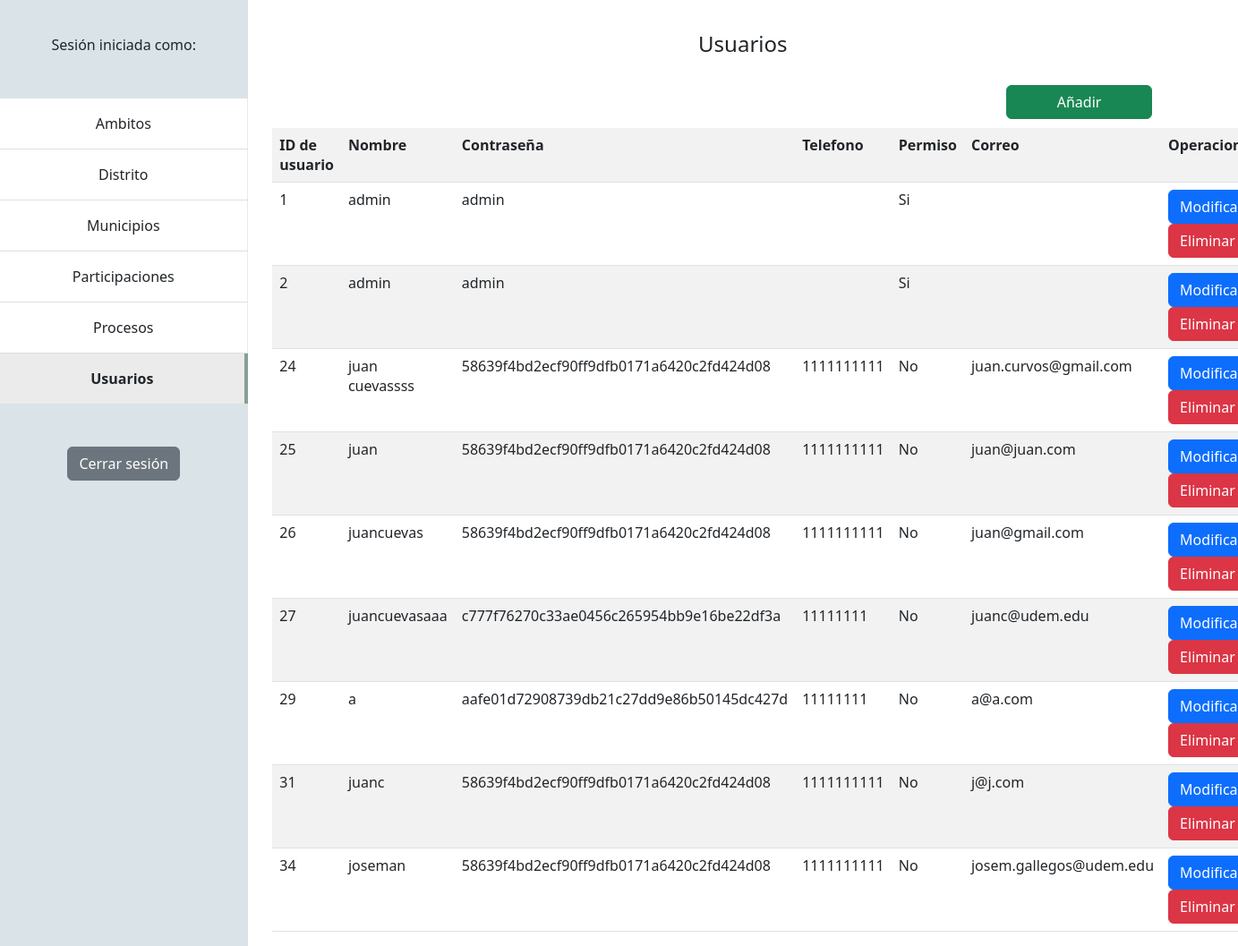
/admin/usuarios.php, run on the app's committed database.
### tables this page shows
CREATE TABLE `usuarios` (
  `uid` int(11) NOT NULL,
  `nombre` varchar(50) NOT NULL,
  `contraseña` varchar(45) NOT NULL,
  `telefono` int(11) DEFAULT NULL,
  `permiso` tinyint(1) NOT NULL,
  `correo` varchar(256) DEFAULT NULL,
  `fecha_creacion` date DEFAULT NULL,
  `img` varchar(256) DEFAULT NULL
);

### admin/usuarios.php (the view, shortened to what this page needs)
<?php
    $usuario = $_SESSION['usr'];
    $db = new Database();
    $pdo = $db -> connect();
    $sql = $pdo->prepare("SELECT * FROM usuarios;");
    $sql->execute();
    $rows = $sql->fetchAll();
?>
<html lang="en">
    <head>
        <link rel="stylesheet" href="admin.css">
        <link href="https://cdn.jsdelivr.net/npm/bootstrap@5.2.3/dist/css/bootstrap.min.css" rel="stylesheet">
    </head>
    <body>
        <div class="nav-bar">
            <center><h6>Sesión iniciada como:<br><?php echo $usuario ?></h6></center>
            <center>
                <ul class="list-group list-group-flush mb-5">
                    <li class="list-group-item p-0"><a class="nav-link p-3" href="ambitos.php">Ambitos</a></li>
                    <li class="list-group-item p-0"><a class="nav-link p-3" href="distrito.php">Distrito</a></li>
                    <li class="list-group-item p-0"><a class="nav-link p-3" href="municipios.php">Municipios</a></li>
                    <li class="list-group-item p-0"><a class="nav-link p-3" href="participaciones.php">Participaciones</a></li>
                    <li class="list-group-item p-0"><a class="nav-link p-3" href="proceso.php">Procesos</a></li>
                    <li class="list-group-item p-0"><a class="active nav-link p-3" aria-current="page">Usuarios</a></li>
                </ul>
            </center>
            <form action="logout.php">
                <center><button type="submit" class="btn btn-secondary">Cerrar sesión</button></center>
            </form>
        </div>
        <center><h4>Usuarios</h4></center>
        <br>
        <button type="button" class="btn btn-success float-end" id="add">Añadir</button>
        <br><br>
        <table class="table table-striped">
            <tr>
                <th>ID de usuario</th>
                <th>Nombre</th>
                <th>Contraseña</th>
                <th>Telefono</th>
                <th>Permiso</th>
                <th>Correo</th>
                <th>Operaciones</th>
            </tr>
            <?php foreach ($rows as $row){ ?>
            <tr>
                <td><?php echo $row ['uid'];?></td>
                <td><?php echo $row ['nombre'];?></td>
                <td><?php echo $row ['contraseña'];?></td>
                <td><?php echo $row ['telefono'];?></td>
                <td><?php if ($row['permiso'] == 1) echo 'Si'; else echo 'No';?></td>
                <td><?php echo $row ['correo'];?></td>
                <td>
                    <form action="fetch/users/edit-user.php?edit=<?=$row['uid'];?>" method="POST" class="d-inline">
                        <button type="submit" class="edit btn btn-primary" id="edit" value="<?=$row['uid'];?>">Modificar</button>
                    </form>
                    <form action="fetch/users/delete-user.php?delete=<?=$row['uid'];?>" method="POST" class="d-inline" onsubmit="return confirm('Eliminar este usuario también eliminará todas sus participaciones. ¿Desea continuar?');">
                        <button type="submit" class="delete btn btn-danger">Eliminar</button>
                    </form>
                </td>
            </tr>
            <?php } $sql->closeCursor(); ?>
        </table>
    </body>
</html>

### admin/admin.css (style rules this page uses)
h6 { padding: 15%; }
.nav-bar { display: block; background-color: #DAE3E7; width: 20%; height: 100%; position: fixed; top: 0%; left: 0%; }
.nav-link { border-right: 1px solid rgb(234, 234, 234); }
.active { background-color: rgb(235, 235, 235) !important; border-right: 4px solid #85A094; font-weight: bold !important; }
#add { margin-right: 6.5%; width: 15.5%; }

### admin/usuarios.php (style rules this page uses)
body { margin-top: 2.5% !important; margin-left: 22% !important; margin-right: 2% !important; }

### data on the page
usuarios: uid "1", nombre "admin", contraseña "admin", permiso "Si"
usuarios: uid "2", nombre "admin", contraseña "admin", permiso "Si"
usuarios: uid "24", nombre "juan cuevassss", contraseña "58639f4bd2ecf90ff9dfb0171a6420c2fd424d08", telefono "1111111111", permiso "No", correo "juan.curvos@gmail.com"
usuarios: uid "25", nombre "juan", contraseña "58639f4bd2ecf90ff9dfb0171a6420c2fd424d08", telefono "1111111111", permiso "No", correo "juan@juan.com"
usuarios: uid "26", nombre "juancuevas", contraseña "58639f4bd2ecf90ff9dfb0171a6420c2fd424d08", telefono "1111111111", permiso "No", correo "juan@gmail.com"
usuarios: uid "27", nombre "juancuevasaaa", contraseña "c777f76270c33ae0456c265954bb9e16be22df3a", telefono "11111111", permiso "No", correo "juanc@udem.edu"
usuarios: uid "29", nombre "a", contraseña "aafe01d72908739db21c27dd9e86b50145dc427d", telefono "11111111", permiso "No", correo "a@a.com"
usuarios: uid "31", nombre "juanc", contraseña "58639f4bd2ecf90ff9dfb0171a6420c2fd424d08", telefono "1111111111", permiso "No", correo "j@j.com"
usuarios: uid "34", nombre "joseman", contraseña "58639f4bd2ecf90ff9dfb0171a6420c2fd424d08", telefono "1111111111", permiso "No", correo "josem.gallegos@udem.edu"
